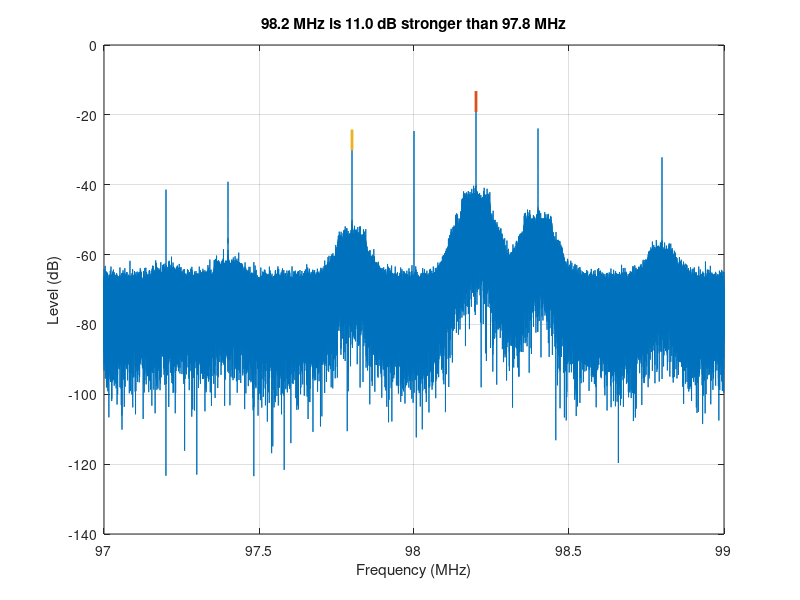

This figure's MATLAB source:
%% explore06_relative_power.m
%  ------------------------------------------------------------------
%  ONE IDEA: in radio you almost never care about the absolute level.
%  You care about the DIFFERENCE between two levels - and in dB a
%  difference is just a subtraction.
%
%     difference in dB = level A - level B
%     how many times more POWER   = 10^(difference/10)
%     how many times more VOLTAGE = 10^(difference/20)
%
%  Power uses 10 and voltage uses 20. That is the only thing to
%  remember, and it is the thing people get wrong most often.
%
%  Run this from the TOP folder of the repo (the one with README.md).
%  Needs: plain MATLAB. No toolbox.
%  ------------------------------------------------------------------

clear; clc;
load('data/fm_capture_98MHz.mat');
iq = double(iq);
N  = numel(iq);

S_dB  = 20*log10(abs(fftshift(fft(iq)))/N);
f_MHz = (fc + (-N/2:N/2-1)*(fs/N)) / 1e6;

station_A = 98.2;      % the two stations to compare, in MHz
station_B = 97.8;

near_A = abs(f_MHz - station_A) < 0.02;
near_B = abs(f_MHz - station_B) < 0.02;
level_A = max(S_dB(near_A));
level_B = max(S_dB(near_B));

difference = level_A - level_B;

fprintf('station A at %.1f MHz : %7.2f dB\n',  station_A, level_A);
fprintf('station B at %.1f MHz : %7.2f dB\n\n', station_B, level_B);
fprintf('A is %.2f dB stronger than B.\n', difference);
fprintf('  that is %8.1f times the POWER    (10^(%.2f/10))\n', 10^(difference/10), difference);
fprintf('  and     %8.1f times the VOLTAGE  (10^(%.2f/20))\n\n', 10^(difference/20), difference);

% A quick sanity check on the rule: 3 dB should be about double the
% power, 10 dB should be exactly ten times, 20 dB a hundred times.
disp('The rules of thumb, checked:');
for d = [3 6 10 20 30]
    fprintf('  %2d dB = %7.2f times the power\n', d, 10^(d/10));
end
disp(' ');
disp('Now the picture, with both stations marked:');
clf
plot(f_MHz, S_dB); grid on; hold on
plot([station_A station_A], [level_A-3 level_A+3], 'LineWidth', 2)
plot([station_B station_B], [level_B-3 level_B+3], 'LineWidth', 2)
hold off
xlabel('Frequency (MHz)'); ylabel('Level (dB)')
title(sprintf('%.1f MHz is %.1f dB stronger than %.1f MHz', ...
      station_A, difference, station_B))

%% ================== TRY THIS ==================
%  1) Set station_B = 97.2 (the weakest station in this capture).
%     Expect: about 25.2 dB of difference, which is roughly 333 times
%     the power. Say that out loud - one station in this recording is
%     over three hundred times stronger than another one 1 MHz away.
%
%  2) Swap them round: station_A = 97.2 and station_B = 98.2.
%     Expect: -25.2 dB, and 0.003 times the power. A negative dB
%     number just means "weaker". The maths does not need a special
%     case for it.
%
%  3) Set both to 98.2. Expect: 0.00 dB and exactly 1.0 times the
%     power. Zero dB does not mean "no signal" - it means "the same".
%     This trips up nearly everyone once.
